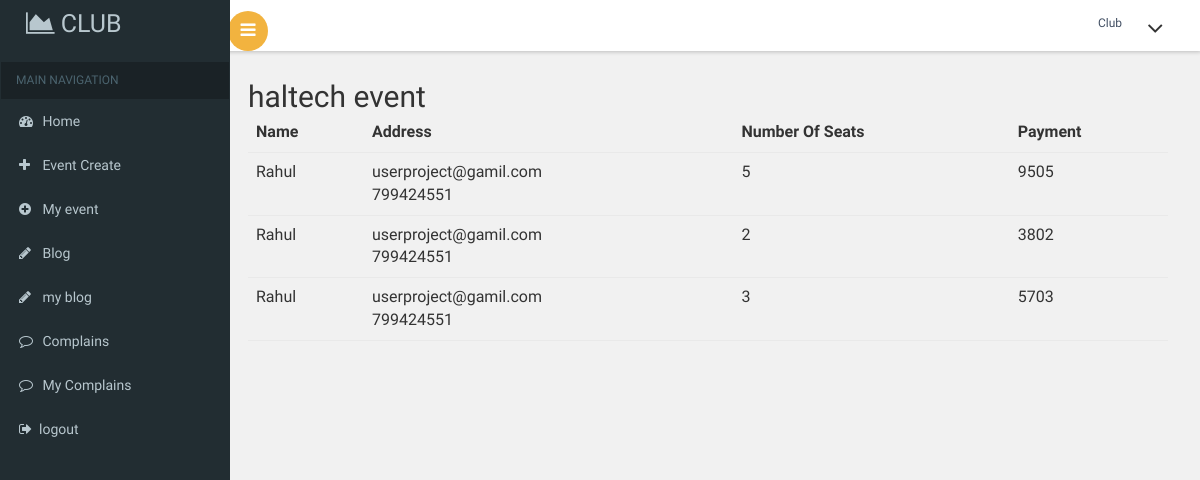
The app's page /Club/viewbookings.php?eventid=7 with its own data.
### tables this page shows
CREATE TABLE `event` (
  `eventid` int(11) NOT NULL,
  `userid` int(11) NOT NULL,
  `promoter` varchar(50) NOT NULL,
  `racetype` varchar(50) NOT NULL,
  `permit` varchar(50) NOT NULL,
  `eventname` varchar(50) NOT NULL,
  `venue` varchar(50) NOT NULL,
  `booking_start_date` varchar(20) NOT NULL,
  `booking_end_date` varchar(20) NOT NULL,
  `event_start_date` varchar(20) NOT NULL,
  `event_end_date` varchar(20) NOT NULL,
  `description` varchar(50) NOT NULL,
  `created_at` timestamp NOT NULL DEFAULT current_timestamp(),
  `booking_fee` int(50) NOT NULL
);

CREATE TABLE `payment` (
  `paymentid` int(11) NOT NULL,
  `userid` int(11) NOT NULL,
  `clubid` int(11) NOT NULL,
  `payment` int(11) NOT NULL,
  `timstamp` timestamp NOT NULL DEFAULT current_timestamp(),
  `status` int(11) NOT NULL DEFAULT 1,
  `no_of_seats` int(11) NOT NULL,
  `eventid` int(11) NOT NULL
);

CREATE TABLE `registration` (
  `userid` int(50) NOT NULL,
  `name` varchar(50) NOT NULL,
  `email` varchar(50) NOT NULL,
  `phone` bigint(20) NOT NULL,
  `password` varchar(20) NOT NULL,
  `securityquestion` varchar(50) NOT NULL,
  `answer` varchar(50) NOT NULL,
  `usertype` varchar(50) NOT NULL
);

### Club/viewbookings.php (the view, shortened to what this page needs)
<?php
include("header.php");
include("../dbconn.php");
$eventid=$_GET["eventid"];
$sql2="select * from event where eventid=$eventid";
$res2 = mysqli_query($conn, $sql2);
$row2=mysqli_fetch_assoc($res2);
?>
<div id="page-wrapper">
    <div class="main-page">
    <h2><?php echo $row2["eventname"]?></h2>
    <table class="table">
    <thead>
        <tr>
			<th>Name</th>
            <th>Address</th>
            <th>Number of Seats</th>
            <th>Payment</th>
        </tr>
    </thead>
    <tbody>
    <?php
    $sql="select * from payment,registration where  payment.eventid=$eventid and payment.userid=registration.userid";
    $res = mysqli_query($conn, $sql);
    if (mysqli_num_rows($res) > 0) {
    while ($row = mysqli_fetch_assoc($res)) {
    ?><tr>
    <td><?php echo $row["name"]?></td>
    <td>
        <?php echo $row["email"]?><br>
        <?php echo $row["phone"]?><br>
    </td>
    <td><?php echo $row["no_of_seats"]?></td>
    <td><?php echo $row["payment"]?></td>
    </tr>
    <?php
    }
}
    ?>
</div>
</div>
</div>
<?php
include("footer.php");
?>

### Club/css/custom.css (style rules this page uses)
#page-wrapper { padding:5em 2em 2.5em; background-color: #F1F1F1; }

### records on screen
event: eventname "haltech event"
payment: registration.name "Rahul", registration.email "userproject@gamil.com", registration.phone "799424551", no_of_seats "5", payment "9505"
payment: registration.name "Rahul", registration.email "userproject@gamil.com", registration.phone "799424551", no_of_seats "2", payment "3802"
payment: registration.name "Rahul", registration.email "userproject@gamil.com", registration.phone "799424551", no_of_seats "3", payment "5703"
